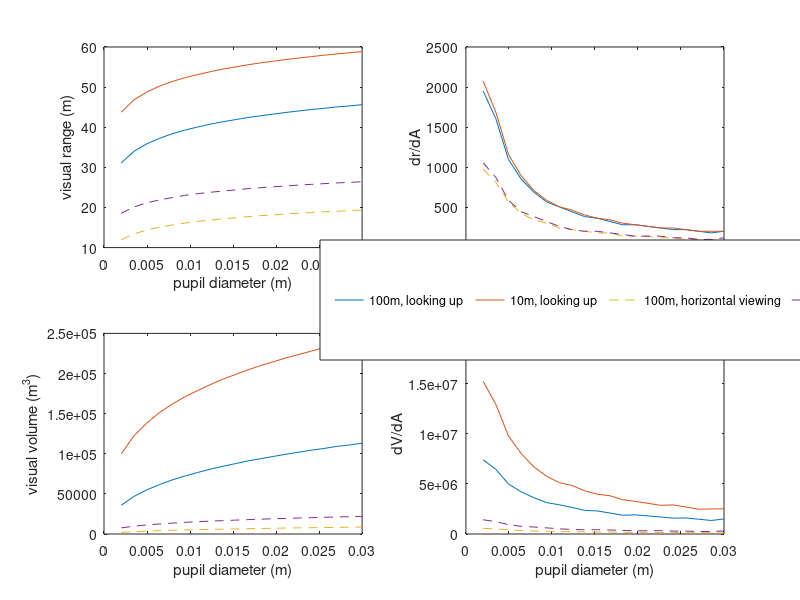

Recreate this plot in MATLAB.
close all; clear all;

warning('If parameters or bounds are changed rerun constantDepthVals_rvsA to refresh values')

load('constantDepth_rvsA')
NORMDERIVATIVE=0;

%% PLOT FIG 4

rangevspupilsize=figure();

subplot(2,2,1)
line1=plot(pupilValues,visualRangeSolutions(1).up);
hold on;
line2=plot(pupilValues,visualRangeSolutions(2).up);
line3=plot(pupilValues,visualRangeSolutions(1).hor,'--');
line4=plot(pupilValues,visualRangeSolutions(2).hor,'--');
xlabel('pupil diameter (m)'); ylabel('visual range (m)');

subplot(2,2,2)
if(NORMDERIVATIVE)
    plot(pupilValues,NderivativeVisualRange(1).up);
    hold on;
    plot(pupilValues,NderivativeVisualRange(2).up);
    plot(pupilValues,NderivativeVisualRange(1).hor,'--');
    plot(pupilValues,NderivativeVisualRange(2).hor,'--');
else
    plot(pupilValues,derivativeVisualRange(1).up);
    hold on;
    plot(pupilValues,derivativeVisualRange(2).up);
    plot(pupilValues,derivativeVisualRange(1).hor,'--');
    plot(pupilValues,derivativeVisualRange(2).hor,'--');
end
    
xlabel('pupil diameter (m)'); ylabel('dr/dA');

subplot(2,2,3)
plot(pupilValues,visualVolumeSolutions(1).up);
hold on;
plot(pupilValues,visualVolumeSolutions(2).up);
plot(pupilValues,visualVolumeSolutions(1).hor,'--');
plot(pupilValues,visualVolumeSolutions(2).hor,'--');
xlabel('pupil diameter (m)'); ylabel('visual volume (m^3)');

subplot(2,2,4)
if(NORMDERIVATIVE)
    plot(pupilValues,NderivativeVisualVolume(1).up);
    hold on;
    plot(pupilValues,NderivativeVisualVolume(2).up);
    plot(pupilValues,NderivativeVisualVolume(1).hor,'--');
    plot(pupilValues,NderivativeVisualVolume(2).hor,'--');
else
    plot(pupilValues,derivativeVisualVolume(1).up);
    hold on;
    plot(pupilValues,derivativeVisualVolume(2).up);
    plot(pupilValues,derivativeVisualVolume(1).hor,'--');
    plot(pupilValues,derivativeVisualVolume(2).hor,'--');
end
    
xlabel('pupil diameter (m)'); ylabel('dV/dA');

hL = legend([line1,line2,line3,line4],...
    {'100m, looking up','10m, looking up','100m, horizontal viewing','10m, horizontal viewing'});

newPosition = [0.4 0.4 0.2 0.2];
newUnits = 'normalized';
set(hL,'Position', newPosition,'Units', newUnits,'Orientation','horizontal');
